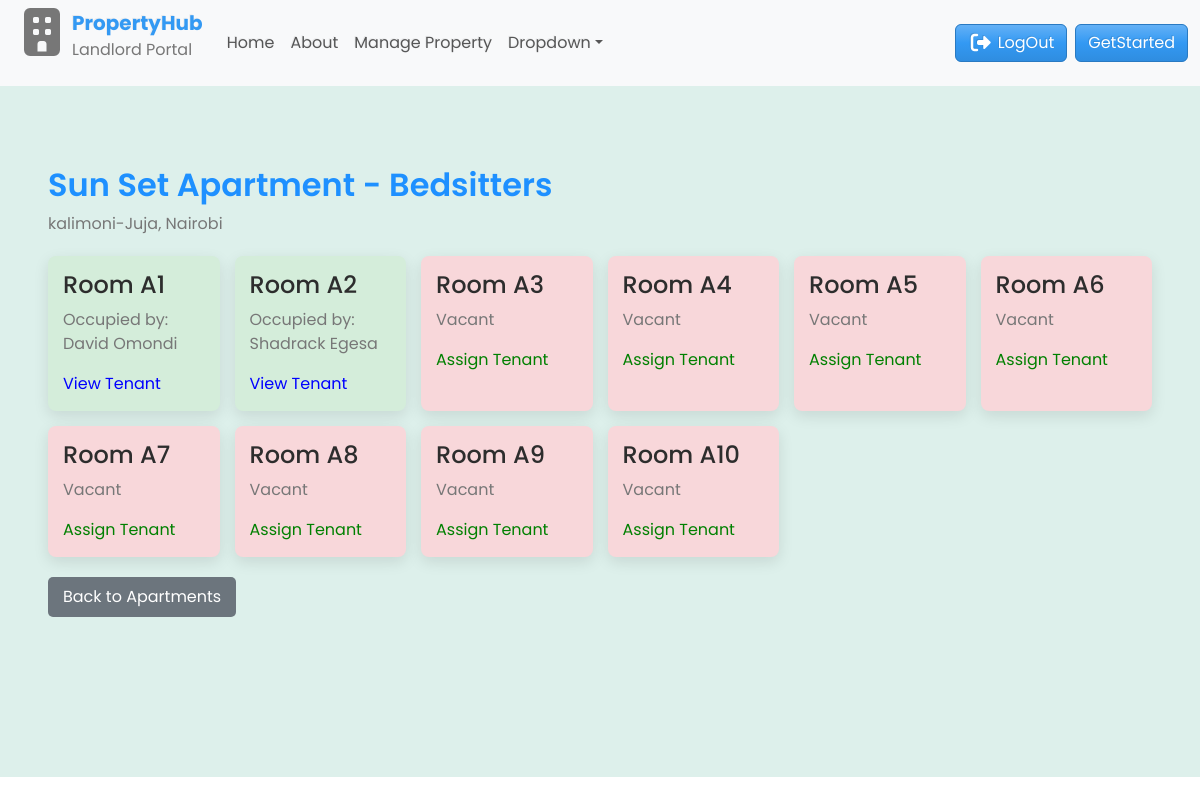
/1/, run on the app's committed database.
### main/models.py (models this page shows, shortened)
class Apartment(models.Model):
    name = models.CharField(max_length=100)
    address = models.CharField(max_length=255)
    city = models.CharField(max_length=100)
    class Meta:
        verbose_name_plural = "Apartments"

class Bedsitter(models.Model):
    apartment = models.ForeignKey(Apartment, related_name='bedsitters', on_delete=models.CASCADE)
    number = models.CharField(max_length=255, unique=True)
    class Meta:
        verbose_name_plural = "Bedsitters"

class Profile(models.Model):
    user = models.OneToOneField(User, on_delete=models.CASCADE)
    bedsitter = models.OneToOneField(Bedsitter, on_delete=models.SET_NULL, null=True, blank=True, related_name='tenant')
    first_name = models.CharField(max_length=50)
    last_name = models.CharField(max_length=50)
    phone_number = models.CharField(max_length=20)
    email = models.EmailField(blank=True, null=True)
    id_number = models.CharField(max_length=20, blank=True, null=True)
    profile_photo = models.ImageField(upload_to='uploads/product', blank=True, null=True)

### main/views.py (the view)
# urls.py: path('<int:apartment_id>/', views.apartment_detail, name='apartment_detail'),
def apartment_detail(request, apartment_id):
    apartment = get_object_or_404(Apartment, id=apartment_id)
    bedsitters = apartment.bedsitters.select_related('tenant').all()
    context = {
        'apartment': apartment,
        'bedsitters': bedsitters
        }
    return render(request, 'main/apartment_detail.html', context)

### main/templates/main/apartment_detail.html
{% extends 'main/base.html' %}
{% block content %}
<div class="container-fluid" id="bedsitters">
  <h2>{{ apartment.name }} - Bedsitters</h2>
  <p>{{ apartment.address }}, {{ apartment.city }}</p>
  <div class="bedsitter-wrapper">
    {% for bed in bedsitters %}
    <div
      class="bedsitter-card {% if bed.tenant %}occupied{% else %}vacant{% endif %}"
    >
      <h4>Room {{ bed.number }}</h4>
      {% if bed.tenant %}
      <p>Occupied by: {{ bed.tenant.first_name }} {{ bed.tenant.last_name }}</p>
      <a href="{% url 'tenant_detail' bed.tenant.id %}" style="color: blue"
        >View Tenant</a
      >
      {% else %}
      <p>Vacant</p>
      <a href="#" style="color: green">Assign Tenant</a>
      {% endif %}
    </div>
    {% empty %}
    <p>No bedsitters found.</p>
    {% endfor %}
  </div>
  <a
    href="{% url 'apartment_dashboard' %}"
    style="
      display: inline-block;
      margin-top: 20px;
      padding: 8px 15px;
      background: #6c757d;
      color: white;
      border-radius: 5px;
      text-decoration: none;
    "
  >
    Back to Apartments
  </a>
</div>
{% endblock %}

### main/static/css/styles.css (style rules this page uses)
* { box-sizing: border-box; padding: 0; margin: 0; font-family: "poppins", sans-serif; text-decoration: none; }
body, html { overflow-x: hidden; height: 100vh; transition: 0.4s; }
a { text-decoration: none; }
.container-fluid .bedsitter-wrapper { display: grid; grid-template-columns: repeat(auto-fill, minmax(150px, 1fr)); gap: 15px; margin-top: 20px; }
#bedsitters { background-color: #ddf0eb; padding: 5rem 3rem 10rem 3rem; }
#bedsitters h2 { color: dodgerblue; font-weight: 600; }
.bedsitter-card { padding: 15px; border-radius: 8px; box-shadow: 0 5px 15px rgba(0, 0, 0, 0.1); }
.bedsitter-card.occupied { background: #d4edda; }
.bedsitter-card.vacant { background: #f8d7da; }

### data on the page
Apartment: name "Sun Set Apartment", address "kalimoni-Juja", city "Nairobi"
Bedsitter: number "A1", tenant.first_name "David", tenant.last_name "Omondi"
Bedsitter: number "A2", tenant.first_name "Shadrack", tenant.last_name "Egesa"
Bedsitter: number "A3", shows "Vacant"
Bedsitter: number "A4", shows "Vacant"
Bedsitter: number "A5", shows "Vacant"
Bedsitter: number "A6", shows "Vacant"
Bedsitter: number "A7", shows "Vacant"
Bedsitter: number "A8", shows "Vacant"
Bedsitter: number "A9", shows "Vacant"
Bedsitter: number "A10", shows "Vacant"
